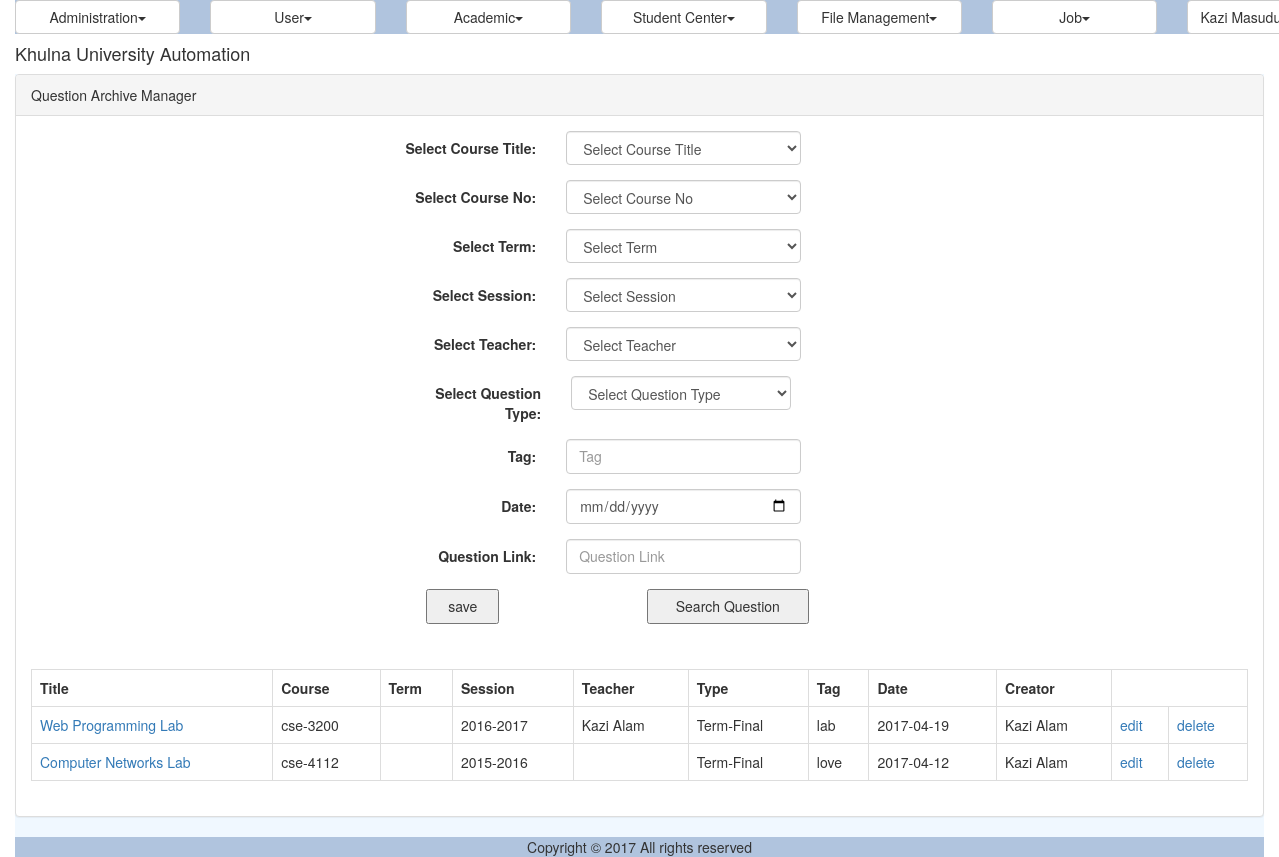
The app's page /question.php (signed in) with its own data.
### tables this page shows
CREATE TABLE `qms_question_archive` (
  `ID` varchar(40) NOT NULL,
  `Title` varchar(50) NOT NULL,
  `CourseID` varchar(40) NOT NULL,
  `TermID` varchar(40) NOT NULL,
  `SessionID` varchar(40) NOT NULL,
  `TeacherID` varchar(40) NOT NULL,
  `Type` varchar(20) NOT NULL,
  `Tag` varchar(200) NOT NULL,
  `QuestionDate` date NOT NULL,
  `Link` varchar(300) NOT NULL,
  `CreatorID` varchar(40) NOT NULL
);

CREATE TABLE IF NOT EXISTS `reg_course` (
  `ID` varchar(40) NOT NULL,
  `CourseNo` varchar(40) NOT NULL,
  `Title` varchar(100) NOT NULL,
  `Credit` double NOT NULL,
  `CourseTypeID` varchar(40) NOT NULL,
  `DisciplineID` varchar(40) NOT NULL,
  `IsDeleted` tinyint(1) NOT NULL,
  PRIMARY KEY (`ID`)
);

CREATE TABLE IF NOT EXISTS `reg_registration_session` (
  `ID` varchar(40) NOT NULL,
  `Name` varchar(30) NOT NULL,
  PRIMARY KEY (`ID`)
);

CREATE TABLE IF NOT EXISTS `ums_user` (
  `ID` varchar(40) NOT NULL,
  `UniversityID` varchar(20) NOT NULL,
  `Email` varchar(50) NOT NULL,
  `Password` varchar(255) NOT NULL,
  `FirstName` varchar(50) DEFAULT NULL,
  `MiddleName` varchar(50) DEFAULT NULL,
  `LastName` varchar(50) DEFAULT NULL,
  `DisciplineID` varchar(40) DEFAULT NULL,
  `Status` varchar(20) DEFAULT NULL,
  `IsLogged` varchar(10) DEFAULT NULL,
  `IsArchived` varchar(10) DEFAULT NULL,
  `IsDeleted` varchar(10) DEFAULT NULL,
  PRIMARY KEY (`ID`),
  UNIQUE KEY `Email` (`Email`),
  UNIQUE KEY `UniversityID` (`UniversityID`)
);

### modules/question/ui/view.question.inc (the view, shortened to what the rows shown need)
<?php
include_once 'blade/view.question.blade.inc';
include_once COMMON.'class.common.inc';
include_once COMMON.'class.common.question.inc';
?>
<div class="panel panel-default">
	<div class="panel-body">
	<table class="table table-bordered">
	<?php
	$Result = $_QuestionBAO->getAllQuestions();
	if($Result->getIsSuccess()){
		$QuestionList = $Result->getResultObject();
	?>
		<tr>
			<th>Title </th>
			<th>Course </th>
			<th>Term </th>
			<th>Session </th>
			<th>Teacher </th>
			<th>Type</th>
			<th>Tag</th>
			<th>Date</th>
			<th>Creator</th>
		</tr>
		<?php
		for($i = 0; $i < sizeof($QuestionList); $i++) {
			$Question = $QuestionList[$i];
			?>
		    <tr>
			    <td><a href="<?php echo $Question->getLink(); ?>" target="_blank"> <?php echo $_QuestionBAO->getTitleFromID( $Question->getTitle());?> </a></td>
			    <td><?php echo $_QuestionBAO->getCourseFromID($Question->getCourse());?></td>
			    <td><?php echo $_QuestionBAO->getTermFromID($Question->getTerm()); ?></td>
			    <td><?php echo $_QuestionBAO->getSessionFromID($Question->getSession()); ?></td>
			    <td><?php echo $_QuestionBAO->getTeacherFromID($Question->getTeacher()); ?></td>
			    <td><?php echo $Question->getType(); ?></td>
			    <td><?php echo $Question->getTag(); ?></td>
			    <td><?php echo $Question->getQuestionDate(); ?></td>
			    <td><?php echo $_QuestionBAO->getTeacherFromID($Question->getCreator()); ?></td>
			    <td><a href="?edit=<?php echo $Question->getID(); ?>" onclick="return confirm('sure to edit !'); " >edit</a></td>
			    <td><a href="?del=<?php echo $Question->getID(); ?>" onclick="return confirm('sure to delete !'); " >delete</a></td>
		    </tr>
	    <?php
		}
	}
	else{
		echo $Result->getResultObject();
	}
	?>
	</table>
	</div>
</div>

### records on screen
qms_question_archive: Title.Title "Web Programming Lab", CourseID.CourseNo "cse-3200", SessionID.Name "2016-2017", TeacherID.LastName "Kazi Alam", Type "Term-Final", Tag "lab", QuestionDate "2017-04-19", CreatorID.LastName "Kazi Alam"
qms_question_archive: Title.Title "Computer Networks Lab", CourseID.CourseNo "cse-4112", SessionID.Name "2015-2016", Type "Term-Final", Tag "love", QuestionDate "2017-04-12", CreatorID.LastName "Kazi Alam"

### other values on screen
$globalMenu[$i]->getTitle() "Administration User Academic Student Center File Management Job"
$CurrentUser->getFullName() "Kazi…"
